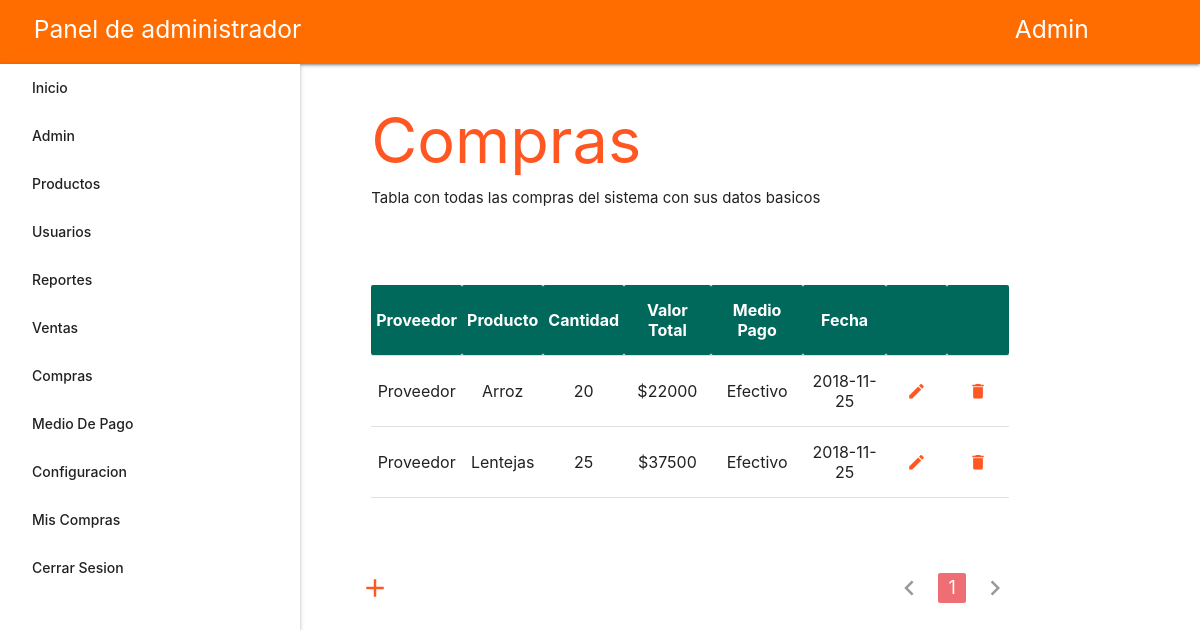
Screenshot of /controladores/ComprasControlador.php (signed in) with the database file from the repository.
### tables this page shows
CREATE TABLE `compras` (
  `id` int(10) UNSIGNED NOT NULL,
  `cantidad` int(11) NOT NULL,
  `fecha` date NOT NULL,
  `medio_pago_id` int(10) UNSIGNED NOT NULL,
  `producto_id` int(10) UNSIGNED NOT NULL,
  `usuario_id` int(10) UNSIGNED NOT NULL,
  `valor_total` int(11) NOT NULL
);

CREATE TABLE `usuarios` (
  `id` int(10) UNSIGNED NOT NULL,
  `apellido` varchar(100) NOT NULL,
  `cedula` int(11) NOT NULL,
  `celular` varchar(30) NOT NULL,
  `ciudad` varchar(50) NOT NULL,
  `contrasena` varchar(150) NOT NULL,
  `correo` varchar(150) NOT NULL,
  `direccion` varchar(100) NOT NULL,
  `nombre` varchar(100) NOT NULL,
  `rol_id` int(10) UNSIGNED NOT NULL
);

CREATE TABLE `productos` (
  `id` int(10) UNSIGNED NOT NULL,
  `codigo` varchar(80) NOT NULL,
  `nombre` varchar(100) NOT NULL,
  `precio` int(11) NOT NULL,
  `cantidad` int(11) NOT NULL,
  `oferta` int(11) NOT NULL,
  `tamano` varchar(100) NOT NULL,
  `tipo_producto` varchar(100) NOT NULL,
  `imagen` varchar(150) NOT NULL,
  `activo` tinyint(1) NOT NULL
);

CREATE TABLE `medios_pago` (
  `id` int(10) UNSIGNED NOT NULL,
  `medio` varchar(50) NOT NULL
);

### modelos/Compra.php (called while the page is built, shortened)
<?php
require_once '../configuracion/conexion_db.php';
class Compra
{
    public static $tablaConsulta = 'compras';
	public static $consultasDonde = '';
	public static $consultaJoin = '';
	public static $numeroConsultasJoin = 0;
	public static $consultaSelect = 'SELECT * FROM compras ';
	public static $consultaLimite = '';
	public static $consultaOrdenar = '';
	public static function todos()
	{
		$lista_compras = [];
		$conexion = new Conexion;
		$resultado = $conexion->conn->query('SELECT * FROM ' . static::$tablaConsulta);
		while ( $compras = $resultado->fetch_assoc() ) {
			$comprasTemporal = new Compra;
			$comprasTemporal->id 	 	 	 	 = $compras['id'];
            $comprasTemporal->cantidad 	 	 	 = $compras['cantidad'];
			$comprasTemporal->fecha 	 	 	 = $compras['fecha'];
			$comprasTemporal->producto_id 	 	 = $compras['producto_id'];
			$comprasTemporal->medio_pago_id	     = $compras['medio_pago_id'];
			$comprasTemporal->usuario_id	 	 = $compras['usuario_id'];
            $comprasTemporal->valor_total        = $compras['valor_total'];
			$lista_compras[] = $comprasTemporal;
		}
		return $lista_compras;
	}
	public static function seleccionar($campos)
	{
		static::$consultaSelect = "SELECT $campos FROM ". static::$tablaConsulta;
		return new static;
	}
	public static function unir($tablaOrigen, $tablaUnir, $campoReferencia, $campoOriginal)
	{
		if (static::$numeroConsultasJoin == 0) {
			static::$consultaJoin = " INNER JOIN $tablaUnir ON $tablaOrigen.$campoReferencia = $tablaUnir.$campoOriginal ";
			static::$numeroConsultasJoin++;
		} else {
			static::$consultaJoin .= " INNER JOIN $tablaUnir ON $tablaOrigen.$campoReferencia = $tablaUnir.$campoOriginal ";
		}
		return new static;
	}
	public static function limite($inicio = 0, $limite)
	{
		static::$consultaLimite = " LIMIT $inicio, $limite";
		return new static;
	}
	public static function resultado()
	{
		$lista_compras = [];
		$conexion = new Conexion;
		$sql = static::$consultaSelect . static::$consultaJoin . static::$consultaOrdenar . static::$consultasDonde . static::$consultaLimite;
		$resultado = $conexion->conn->query($sql);
		while ( $compra = $resultado->fetch_assoc() ) {
			$compraTemporal = new Compra();
            $compraTemporal->id 	 	 	 = ( isset($compra['id']) ? $compra['id'] : '');
			$compraTemporal->cantidad 	 	 = ( isset($compra['cantidad']) ? $compra['cantidad'] : '');
			$compraTemporal->fecha 	 	 	 = ( isset($compra['fecha']) ? $compra['fecha'] : '');
            $compraTemporal->medio_pago_id 	 = ( isset($compra['medio_pago_id']) ? $compra['medio_pago_id'] : '');
			$compraTemporal->producto_id	 = ( isset($compra['producto_id']) ? $compra['producto_id'] : '');
			$compraTemporal->usuario_id	 	 = ( isset($compra['usuario_id']) ? $compra['usuario_id'] : '');
			$compraTemporal->valor_total	 = ( isset($compra['valor_total']) ? $compra['valor_total'] : '');
			if( isset($compra['nombreUsuario']) ) {
				$usuarioTemporal = new Usuario;
				$usuarioTemporal->apellido 	 = ( isset($compra['apellido']) ? $compra['apellido'] : '');
				$usuarioTemporal->cedula	 = ( isset($compra['cedula']) ? $compra['cedula'] : '');
				$usuarioTemporal->celular 	 = ( isset($compra['celular']) ? $compra['celular'] : '');
				$usuarioTemporal->ciudad 	 = ( isset($compra['ciudad']) ? $compra['ciudad'] : '');
				$usuarioTemporal->correo 	 = ( isset($compra['correo']) ? $compra['correo'] : '');
				$usuarioTemporal->direccion	 = ( isset($compra['direccion']) ? $compra['direccion'] : '');
				$usuarioTemporal->nombre 	 = ( isset($compra['nombreUsuario']) ? $compra['nombreUsuario'] : '');
				$usuarioTemporal->rol_id 	 = ( isset($compra['rol_id']) ? $compra['rol_id'] : '');
				$usuarioTemporal->rol 	 	 = ( isset($compra['rol']) ? $compra['rol'] : '');
				$compraTemporal->usuario = $usuarioTemporal;
			}
			if( isset($compra['nombreProducto']) ) {
                $productoTemporal = new Producto;
                $productoTemporal->id 	 	      = ( isset($compra['id']) ? $compra['id'] : '');
                $productoTemporal->activo 	      = ( isset($compra['activo']) ? $compra['activo'] : '');
                $productoTemporal->codigo	      = ( isset($compra['codigo']) ? $compra['codigo'] : '');
                $productoTemporal->imagen 	      = ( isset($compra['imagen']) ? $compra['imagen'] : '');
                $productoTemporal->nombre 	      = ( isset($compra['nombreProducto']) ? $compra['nombreProducto'] : '');
                $productoTemporal->oferta         = ( isset($compra['oferta']) ? $compra['oferta'] : '');
                $productoTemporal->precio 	      = ( isset($compra['precio']) ? $compra['precio'] : '');
                $productoTemporal->tamano	      = ( isset($compra['tamano']) ? $compra['tamano'] : '');
                $productoTemporal->tipo_producto  = ( isset($compra['tipo_producto']) ? $compra['tipo_producto'] : '');
                $productoTemporal->cantidad	      = ( isset($compra['cantidad']) ? $compra['cantidad'] : '');
				$compraTemporal->producto = $productoTemporal;
			}
            if( isset($compra['medio']) ) {
    			$medioTemporal = new MedioPago;
    			$medioTemporal->id 	     = ( isset($compra['id']) ? $compra['id'] : '');
    			$medioTemporal->medio 	 = ( isset($compra['medio']) ? $compra['medio'] : '');
				$compraTemporal->medio_pago = $medioTemporal;
			}
			$lista_compras[] = $compraTemporal;
		}
		static::$consultasDonde = '';
		static::$consultaJoin = '';
		static::$numeroConsultasJoin = 0;
		static::$consultaSelect = 'SELECT * FROM compras ';
		static::$consultaOrdenar = '';
		static::$consultaLimite = '';
		return $lista_compras;
	}
}

### configuracion/conexion_db.php (called while the page is built, shortened)
<?php
class Conexion{
    function __construct(){
        $this->conn = new mysqli(servidor, servidor_nombre, servidor_contra, servidor_base_datos);
    }
}
?>

### vistas/compras/index.php (the view, shortened to what this page needs)
<html lang="en">
<head>
    <?php include_once '../vistas/includes/estilos.php'; ?>
</head>
<body>
    <?php include_once '../vistas/includes/nav.php'; ?>
    <main class="container">
        <div class="row">
            <div class="col s12">
                <h1 style="margin-bottom: .8rem;" class="deep-orange-text">Compras</h1>
            </div>
            <div class="col s12">
                <p style="margin-top: 0;">Tabla con todas las compras del sistema con sus datos basicos</p>
            </div>
        </div>
        <div class="row" style="margin-top: 4rem;">
            <div class="col s12">
                <?php if($compras != null) : ?>
                <table class="responsive-table centered">
                    <thead class="teal darken-3 white-text">
                        <th>Proveedor</th>
                        <th>Producto</th>
                        <th>Cantidad</th>
                        <th>Valor Total</th>
                        <th>Medio Pago</th>
                        <th>Fecha</th>
                        <th></th>
                        <th></th>
                    </thead>
                    <tbody id="tablaCompras">
                        <?php foreach ($compras as $key => $compra) : ?>
                            <tr>
                                <td data-nombre-usuario="<?php echo $compra->usuario->nombre ?>"> <?php echo $compra->usuario->nombre ?> </td>
                                <td> <?php echo $compra->producto->nombre ?> </td>
                                <td> <?php echo $compra->cantidad ?> </td>
                                <td> <?php echo '$' . $compra->valor_total ?> </td>
                                <td> <?php echo $compra->medio_pago->medio ?> </td>
                                <td> <?php echo $compra->fecha ?> </td>
                                <td>
                                    <a href="<?php echo ruta . '/compras/actualizar/' . $compra->id ?>" class="waves-effect waves-light btn-flat"><i class="material-icons" style="color: #ff5722;">create</i></a>
                                </td>
                                <td>
                                    <button class="waves-effect waves-light btn-flat"><i class="material-icons" style="color: #ff5722;">delete</i></button>
                                </td>
                            </tr>
                        <?php endforeach ?>
                    </tbody>
                </table>
                <?php else: ?>
                    <div class="alerta alerta-teal-darken-3" >No hay compras</div>
                <?php endif ?>
            </div>
        </div>
        <div class="mt-16 flex justify-between flex-wrap" >
            <div class="col s12 l5 flex items-center" >
                <a href="<?php echo ruta . '/compras/crear' ?>" class="waves-effect waves-light">
                    <i class="material-icons Small" style="color: #ff5722;">add</i>
                </a>
            </div>
            <div class="col s12 l7 mt-6 sm:mt-0" >
                <ul class="pagination">
                    <?php if ($pagina != 1): ?>
                        <li class="waves-effect">
                            <a href="<?php echo htmlspecialchars(ruta . '/compras/pagina/' . ($pagina-1) ) ?>">
                                <i class="material-icons">chevron_left</i>
                            </a>
                        </li>
                    <?php else: ?>
                        <li class="disabled"><a>
                            <i class="material-icons">chevron_left</i></a>
                        </li>
                    <?php endif; ?>
                    <?php for ($i = 1; $i <= $cantidadDePaginas; $i++): ?>
                        <?php if ($pagina == $i): ?>
                            <li class="active">
                                <a href="<?php echo htmlspecialchars(ruta . "/compras/pagina/$i") ?>"><?php echo $i ?></a>
                            </li>
                        <?php else: ?>
                            <li class="waves-effect">
                                <a href="<?php echo htmlspecialchars(ruta . "/compras/pagina/$i") ?>"><?php echo $i ?></a>
                            </li>
                        <?php endif; ?>
                    <?php endfor; ?>
                    <?php if ($cantidadDePaginas == $pagina): ?>
                        <li class="disabled"><a>
                            <i class="material-icons">chevron_right</i></a>
                        </li>
                    <?php endif; ?>
                </ul>
            </div>
        </div>
    </main>
</body>
</html>

### rows the page displays
compras: usuario.nombre "Proveedor", producto.nombre "Arroz", cantidad "20", valor_total "22000", medio_pago.medio "Efectivo", fecha "2018-11-25"
compras: usuario.nombre "Proveedor", producto.nombre "Lentejas", cantidad "25", valor_total "37500", medio_pago.medio "Efectivo", fecha "2018-11-25"

### other values shown
$admin->nombre "Admin"
